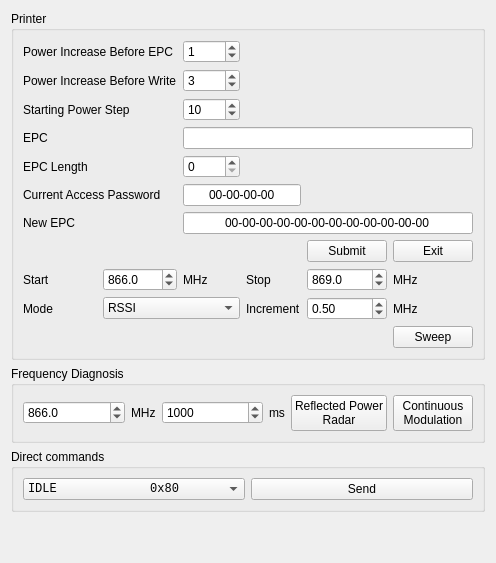
       <widget class="QWidget" name="tab_2">
        <attribute name="title">
         <string>Printer</string>
        </attribute>
        <layout class="QGridLayout" name="gridLayout_6">
         <item row="0" column="0">
          <widget class="QGroupBox" name="groupBox">
           <property name="minimumSize">
            <size>
             <width>0</width>
             <height>90</height>
            </size>
           </property>
           <property name="title">
            <string>Printer</string>
           </property>
           <layout class="QGridLayout" name="gridLayout_5">
            <item row="9" column="0">
             <widget class="QLabel" name="label_9">
              <property name="text">
               <string>Start</string>
              </property>
             </widget>
            </item>
            <item row="9" column="1">
             <widget class="QDoubleSpinBox" name="sweepStartSpinBox">
              <property name="decimals">
               <number>1</number>
              </property>
              <property name="minimum">
               <double>840.000000000000000</double>
              </property>
              <property name="maximum">
               <double>960.000000000000000</double>
              </property>
              <property name="singleStep">
               <double>0.500000000000000</double>
              </property>
              <property name="value">
               <double>866.000000000000000</double>
              </property>
             </widget>
            </item>
            <item row="9" column="2">
             <widget class="QLabel" name="label_13">
              <property name="text">
               <string>MHz</string>
              </property>
             </widget>
            </item>
            <item row="9" column="3">
             <widget class="QLabel" name="label_10">
              <property name="text">
               <string>Stop</string>
              </property>
             </widget>
            </item>
            <item row="9" column="4">
             <widget class="QDoubleSpinBox" name="sweepStopSpinBox">
              <property name="decimals">
               <number>1</number>
              </property>
              <property name="minimum">
               <double>840.000000000000000</double>
              </property>
              <property name="maximum">
               <double>960.000000000000000</double>
              </property>
              <property name="singleStep">
               <double>0.500000000000000</double>
              </property>
              <property name="value">
               <double>869.000000000000000</double>
              </property>
             </widget>
            </item>
            <item row="9" column="5">
             <widget class="QLabel" name="label_14">
              <property name="text">
               <string>MHz</string>
              </property>
             </widget>
            </item>
            <item row="10" column="0">
             <widget class="QLabel" name="label_12">
              <property name="text">
               <string>Mode</string>
              </property>
             </widget>
            </item>
            <item row="10" column="1" colspan="2">
             <widget class="QComboBox" name="sweepModeBox">
              <item>
               <property name="text">
                <string>RSSI</string>
               </property>
              </item>
              <item>
               <property name="text">
                <string>Reflected Power</string>
               </property>
              </item>
             </widget>
            </item>
            <item row="10" column="3">
             <widget class="QLabel" name="label_11">
              <property name="text">
               <string>Increment</string>
              </property>
             </widget>
            </item>
            <item row="10" column="4">
             <widget class="QDoubleSpinBox" name="sweepStepSpinBox">
              <property name="decimals">
               <number>2</number>
              </property>
              <property name="minimum">
               <double>0.050000000000000</double>
              </property>
              <property name="maximum">
               <double>100.000000000000000</double>
              </property>
              <property name="singleStep">
               <double>0.050000000000000</double>
              </property>
              <property name="value">
               <double>0.500000000000000</double>
              </property>
             </widget>
            </item>
            <item row="10" column="5">
             <widget class="QLabel" name="label_15">
              <property name="text">
               <string>MHz</string>
              </property>
             </widget>
            </item>
            <item row="0" column="0" colspan="2">
             <widget class="QLabel" name="label_38">
              <property name="text">
               <string>Power Increase Before EPC</string>
              </property>
             </widget>
            </item>
            <item row="1" column="0" colspan="2">
             <widget class="QLabel" name="label_39">
              <property name="text">
               <string>Power Increase Before Write</string>
              </property>
             </widget>
            </item>
            <item row="2" column="0" colspan="2">
             <widget class="QLabel" name="label_40">
              <property name="text">
               <string>Starting Power Step</string>
              </property>
             </widget>
            </item>
            <item row="4" column="0">
             <widget class="QLabel" name="label_41">
              <property name="text">
               <string>EPC Length</string>
              </property>
             </widget>
            </item>
            <item row="3" column="0">
             <widget class="QLabel" name="label_42">
              <property name="text">
               <string>EPC</string>
              </property>
             </widget>
            </item>
            <item row="6" column="0">
             <widget class="QLabel" name="label_43">
              <property name="text">
               <string>New EPC</string>
              </property>
             </widget>
            </item>
            <item row="3" column="2" colspan="4">
             <widget class="QLineEdit" name="tagIdEdit">
              <property name="alignment">
               <set>Qt::AlignCenter</set>
              </property>
             </widget>
            </item>
            <item row="4" column="2">
             <widget class="QSpinBox" name="lengthBox"/>
            </item>
            <item row="6" column="2" colspan="4">
             <widget class="QLineEdit" name="newEpcEdit">
              <property name="inputMask">
               <string>HH-HH-HH-HH-HH-HH-HH-HH-HH-HH-HH-HH; </string>
              </property>
              <property name="text">
               <string>00-00-00-00-00-00-00-00-00-00-00-00</string>
              </property>
              <property name="alignment">
               <set>Qt::AlignCenter</set>
              </property>
              <property name="dragEnabled">
               <bool>false</bool>
              </property>
             </widget>
            </item>
            <item row="0" column="2">
             <widget class="QSpinBox" name="pwrIncreaseEpcBox">
              <property name="value">
               <number>1</number>
              </property>
             </widget>
            </item>
            <item row="1" column="2">
             <widget class="QSpinBox" name="pwrIncreaseWriteBox">
              <property name="value">
               <number>3</number>
              </property>
             </widget>
            </item>
            <item row="2" column="2">
             <widget class="QSpinBox" name="pwrStartStepBox">
              <property name="value">
               <number>10</number>
              </property>
             </widget>
            </item>
            <item row="5" column="0" colspan="2">
             <widget class="QLabel" name="label_44">
              <property name="text">
               <string>Current Access Password</string>
              </property>
             </widget>
            </item>
            <item row="5" column="2" colspan="2">
             <widget class="QLineEdit" name="currentPasswordLineEdit">
              <property name="inputMask">
               <string>HH-HH-HH-HH; </string>
              </property>
              <property name="text">
               <string>00-00-00-00</string>
              </property>
              <property name="alignment">
               <set>Qt::AlignCenter</set>
              </property>
             </widget>
            </item>
            <item row="7" column="4">
             <widget class="QPushButton" name="setPrinterButton">
              <property name="text">
               <string>Submit</string>
              </property>
             </widget>
            </item>
            <item row="7" column="5">
             <widget class="QPushButton" name="closePrinterButton">
              <property name="text">
               <string>Exit</string>
              </property>
             </widget>
            </item>
            <item row="11" column="5">
             <widget class="QPushButton" name="sweepButton">
              <property name="text">
               <string>Sweep</string>
              </property>
             </widget>
            </item>
           </layout>
          </widget>
         </item>
         <item row="3" column="0">
          <spacer name="verticalSpacer_2">
           <property name="orientation">
            <enum>Qt::Vertical</enum>
           </property>
           <property name="sizeHint" stdset="0">
            <size>
             <width>20</width>
             <height>40</height>
            </size>
           </property>
          </spacer>
         </item>
         <item row="2" column="0">
          <widget class="QGroupBox" name="groupBox_5">
           <property name="title">
            <string>Direct commands</string>
           </property>
           <layout class="QGridLayout" name="gridLayout_9">
            <item row="0" column="0">
             <widget class="QComboBox" name="commandBox">
              <property name="font">
               <font>
                <family>Courier New</family>
               </font>
              </property>
              <item>
               <property name="text">
                <string>IDLE             0x80</string>
               </property>
              </item>
              <item>
               <property name="text">
                <string>SOFTINIT         0x83</string>
               </property>
              </item>
              <item>
               <property name="text">
                <string>HOPMAIN          0x84</string>
               </property>
              </item>
              <item>
               <property name="text">
                <string>HOPAUX           0x85</string>
               </property>
              </item>
              <item>
               <property name="text">
                <string>TRIGADC          0x87</string>
               </property>
              </item>
              <item>
               <property name="text">
                <string>TRIGCALIBRATION  0x88</string>
               </property>
              </item>
              <item>
               <property name="text">
                <string>RESETFIFO        0x8f</string>
               </property>
              </item>
              <item>
               <property name="text">
                <string>TRANSMCRC        0x90</string>
               </property>
              </item>
              <item>
               <property name="text">
                <string>TRANSMCRCEH      0x91</string>
               </property>
              </item>
              <item>
               <property name="text">
                <string>TRANSM           0x92</string>
               </property>
              </item>
              <item>
               <property name="text">
                <string>DELAYEDTRANSM    0x93</string>
               </property>
              </item>
              <item>
               <property name="text">
                <string>DELAYEDTRANSMCRC 0x94</string>
               </property>
              </item>
              <item>
               <property name="text">
                <string>BLOCKRX          0x96</string>
               </property>
              </item>
              <item>
               <property name="text">
                <string>ENABLERX         0x97</string>
               </property>
              </item>
              <item>
               <property name="text">
                <string>QUERY            0x98</string>
               </property>
              </item>
              <item>
               <property name="text">
                <string>QUERYREP         0x99</string>
               </property>
              </item>
              <item>
               <property name="text">
                <string>QUERYADJUSTUP    0x9a</string>
               </property>
              </item>
              <item>
               <property name="text">
                <string>QUERYADJUSTNIC   0x9b</string>
               </property>
              </item>
              <item>
               <property name="text">
                <string>QUERYADJUSTDOWN  0x9c</string>
               </property>
              </item>
              <item>
               <property name="text">
                <string>ACKN             0x9d</string>
               </property>
              </item>
              <item>
               <property name="text">
                <string>NAK              0x9e</string>
               </property>
              </item>
              <item>
               <property name="text">
                <string>REQRN            0x9f</string>
               </property>
              </item>
             </widget>
            </item>
            <item row="0" column="1">
             <widget class="QPushButton" name="commandButton">
              <property name="text">
               <string>Send</string>
              </property>
             </widget>
            </item>
           </layout>
          </widget>
         </item>
         <item row="1" column="0">
          <widget class="QGroupBox" name="groupBox_4">
           <property name="title">
            <string>Frequency Diagnosis</string>
           </property>
           <layout class="QGridLayout" name="gridLayout_4">
            <item row="0" column="0">
             <widget class="QDoubleSpinBox" name="frequencyBox">
              <property name="sizePolicy">
               <sizepolicy hsizetype="MinimumExpanding" vsizetype="Fixed">
                <horstretch>0</horstretch>
                <verstretch>0</verstretch>
               </sizepolicy>
              </property>
              <property name="toolTip">
               <string>&lt;!DOCTYPE HTML PUBLIC &quot;-//W3C//DTD HTML 4.0//EN&quot; &quot;http://www.w3.org/TR/REC-html40/strict.dtd&quot;&gt;
&lt;html&gt;&lt;head&gt;&lt;meta name=&quot;qrichtext&quot; content=&quot;1&quot; /&gt;&lt;style type=&quot;text/css&quot;&gt;
p, li { white-space: pre-wrap; }
&lt;/style&gt;&lt;/head&gt;&lt;body style=&quot; font-family:'MS Shell Dlg 2'; font-size:8.25pt; font-weight:400; font-style:normal;&quot;&gt;
&lt;p style=&quot; margin-top:0px; margin-bottom:0px; margin-left:0px; margin-right:0px; -qt-block-indent:0; text-indent:0px;&quot;&gt;&lt;span style=&quot; font-size:8pt;&quot;&gt;Frequency in MHz to be used for reflected&lt;/span&gt;&lt;/p&gt;
&lt;p style=&quot; margin-top:0px; margin-bottom:0px; margin-left:0px; margin-right:0px; -qt-block-indent:0; text-indent:0px;&quot;&gt;&lt;span style=&quot; font-size:8pt;&quot;&gt; power radar and continuous modulation.&lt;/span&gt;&lt;/p&gt;&lt;/body&gt;&lt;/html&gt;</string>
              </property>
              <property name="decimals">
               <number>1</number>
              </property>
              <property name="minimum">
               <double>840.000000000000000</double>
              </property>
              <property name="maximum">
               <double>960.000000000000000</double>
              </property>
              <property name="singleStep">
               <double>0.500000000000000</double>
              </property>
              <property name="value">
               <double>866.000000000000000</double>
              </property>
             </widget>
            </item>
            <item row="0" column="1">
             <widget class="QLabel" name="label_26">
              <property name="text">
               <string>MHz</string>
              </property>
             </widget>
            </item>
            <item row="0" column="4">
             <widget class="QPushButton" name="openRFPButton">
              <property name="text">
               <string>Reflected Power
Radar</string>
              </property>
             </widget>
            </item>
            <item row="0" column="5">
             <widget class="QPushButton" name="continuousSendButton">
              <property name="text">
               <string>Continuous
Modulation</string>
              </property>
             </widget>
            </item>
            <item row="0" column="3">
             <widget class="QLabel" name="label_27">
              <property name="text">
               <string>ms</string>
              </property>
             </widget>
            </item>
            <item row="0" column="2">
             <widget class="QSpinBox" name="timeoutBox">
              <property name="sizePolicy">
               <sizepolicy hsizetype="MinimumExpanding" vsizetype="Fixed">
                <horstretch>0</horstretch>
                <verstretch>0</verstretch>
               </sizepolicy>
              </property>
              <property name="toolTip">
               <string>&lt;!DOCTYPE HTML PUBLIC &quot;-//W3C//DTD HTML 4.0//EN&quot; &quot;http://www.w3.org/TR/REC-html40/strict.dtd&quot;&gt;
&lt;html&gt;&lt;head&gt;&lt;meta name=&quot;qrichtext&quot; content=&quot;1&quot; /&gt;&lt;style type=&quot;text/css&quot;&gt;
p, li { white-space: pre-wrap; }
&lt;/style&gt;&lt;/head&gt;&lt;body style=&quot; font-family:'MS Shell Dlg 2'; font-size:8.25pt; font-weight:400; font-style:normal;&quot;&gt;
&lt;p style=&quot; margin-top:0px; margin-bottom:0px; margin-left:0px; margin-right:0px; -qt-block-indent:0; text-indent:0px;&quot;&gt;&lt;span style=&quot; font-size:8pt;&quot;&gt;Timeout after which continuous &lt;/span&gt;&lt;/p&gt;
&lt;p style=&quot; margin-top:0px; margin-bottom:0px; margin-left:0px; margin-right:0px; -qt-block-indent:0; text-indent:0px;&quot;&gt;&lt;span style=&quot; font-size:8pt;&quot;&gt;modulation will be stopped.&lt;/span&gt;&lt;/p&gt;
&lt;p style=&quot; margin-top:0px; margin-bottom:0px; margin-left:0px; margin-right:0px; -qt-block-indent:0; text-indent:0px;&quot;&gt;&lt;span style=&quot; font-size:8pt;&quot;&gt;Zero is equivalent to infintely.&lt;/span&gt;&lt;/p&gt;
&lt;p style=&quot; margin-top:0px; margin-bottom:0px; margin-left:0px; margin-right:0px; -qt-block-indent:0; text-indent:0px;&quot;&gt;&lt;span style=&quot; font-size:8pt;&quot;&gt;However any USB command will&lt;/span&gt;&lt;/p&gt;
&lt;p style=&quot; margin-top:0px; margin-bottom:0px; margin-left:0px; margin-right:0px; -qt-block-indent:0; text-indent:0px;&quot;&gt;&lt;span style=&quot; font-size:8pt;&quot;&gt;stop continuous modulation.&lt;/span&gt;&lt;/p&gt;&lt;/body&gt;&lt;/html&gt;</string>
              </property>
              <property name="maximum">
               <number>60000</number>
              </property>
              <property name="singleStep">
               <number>100</number>
              </property>
              <property name="value">
               <number>1000</number>
              </property>
             </widget>
            </item>
           </layout>
          </widget>
         </item>
        </layout>
       </widget>
